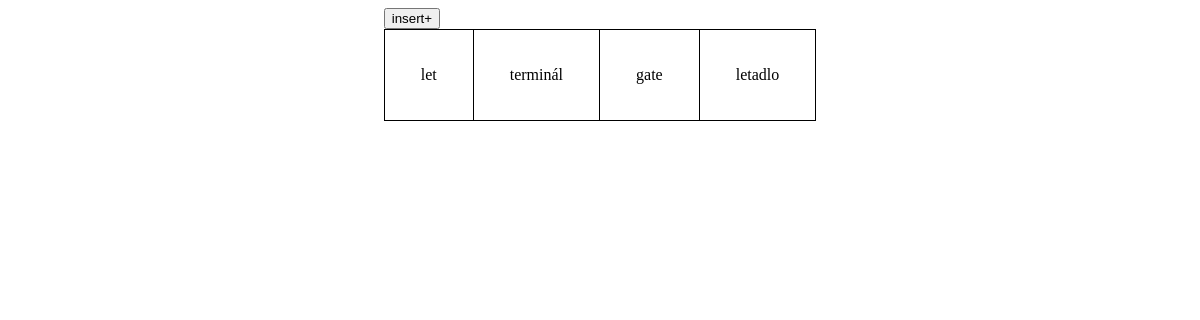
Before: /table.php with the older database file.
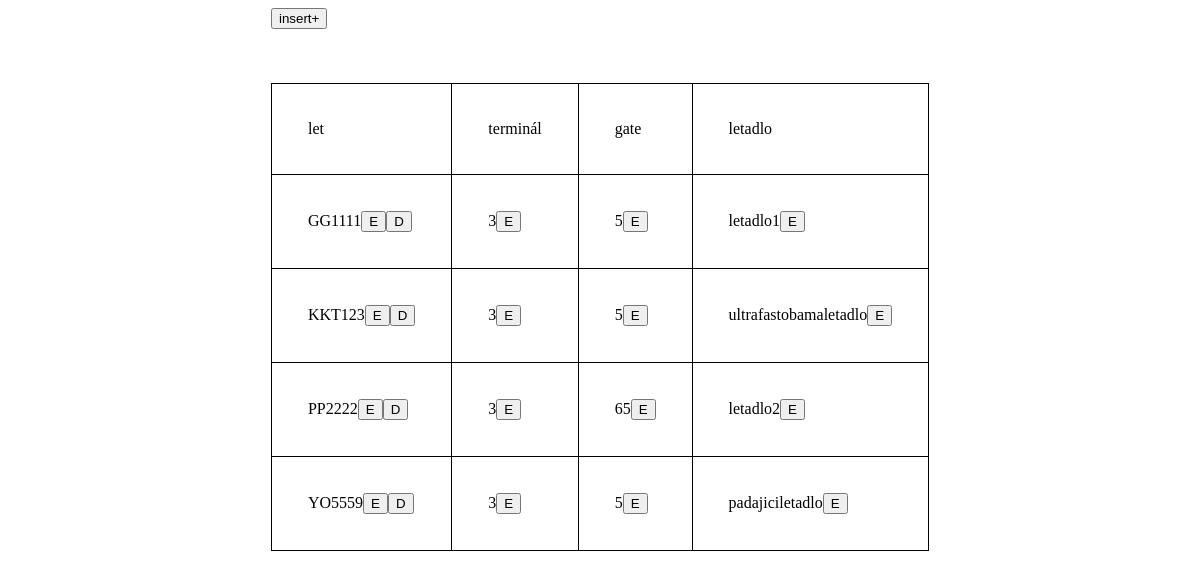
After: the same page with the newer database file.
### tables this page shows
CREATE TABLE IF NOT EXISTS `let` (
  `id` VARCHAR(10) NOT NULL,
  `terminal` TINYINT NOT NULL,
  `gate` INT UNSIGNED NOT NULL,
  `letadlo` VARCHAR(50) NOT NULL,
  PRIMARY KEY (`id`, `letadlo`),
  UNIQUE INDEX `id_UNIQUE` (`id` ASC));

### getSql.php (called while the page is built, shortened)
<?php
class Dotaz{
    private $type, $location, $target, $value, $condition;
    public function __construct($type, $location, $target = NULL, $value = NULL, $condition = NULL){
        $this->type = $type;
        $this->location = $location;
        $this->target = $target;
    }
    public function getRequest(){
        switch($this->type){
            case 'select':
                return "SELECT $this->target FROM $this->location;";
        }
    }
}
?>

### table.php (the view, shortened to what this page needs)
<!DOCTYPE html>
<html lang="en">
<head>
    <link rel="stylesheet" href="css/style.css">
</head>
<body>
    <form method="post">
    <input type="submit" name='insertbtn' value="insert+"></input>
        <table>
            <tr>
                <td>let</td>
                <td>terminál</td>
                <td>gate</td>
                <td>letadlo</td>
            </tr>
            <?php
                require('dbh.php');
                require('getSql.php');
                $sql = new Dotaz('select', 'let', '*');
                $result = $db->query($sql->getRequest());
                $i = 0;
                while ($row = mysqli_fetch_assoc($result)){
                    $i++;
                    echo "<tr id='$i'>";
                    echo "<td>".$row['id']."<button type='submit' value='".$row['id'].'=id='.$row['id']."' name='edit' id='$i.edit'>E</button><button value=".'id='.$row['id']."' name='del'>D</button>";
                    echo "<td>".$row['terminal']."<button type='submit' value='".$row['id'].'=terminal='.$row['terminal']."' name='edit' id='$i.edit'>E</button></td><br>";
                    echo "<td>".$row['gate']."<button type='submit' value='".$row['id'].'=gate='.$row['gate']."' name='edit' id='$i.edit'>E</button></td>";
                    echo "<td>".$row['letadlo']."<button type='submit' value='".$row['id'].'=letadlo='.$row['letadlo']."' name='edit' id='$i.edit'>E</button></td>";
                    echo "</tr>";
                }
            ?>
        </table>
    </form>
</body>
</html>

### css/style.css (style rules this page uses)
html body { display: flex; flex-direction: column; align-items: center; justify-content: center; }
html body table { border-collapse: collapse; }
html body table tr td { padding: 3vw; border: black solid 1px; }

Changed rows visible on the page:
added let: id "GG1111", terminal "3", gate "5", letadlo "letadlo1"
added let: id "KKT123", terminal "3", gate "5", letadlo "ultrafastobamaletadlo"
added let: id "PP2222", terminal "3", gate "65", letadlo "letadlo2"
added let: id "YO5559", terminal "3", gate "5", letadlo "padajiciletadlo"
